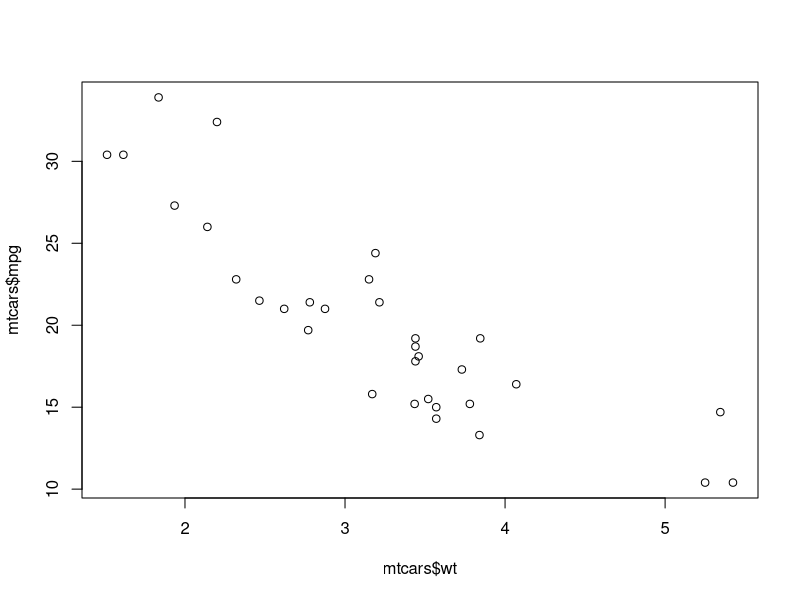
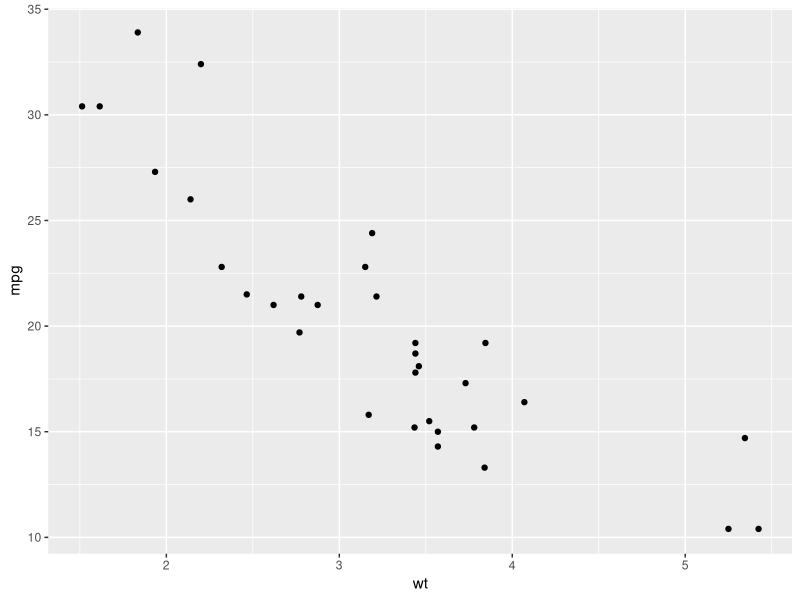
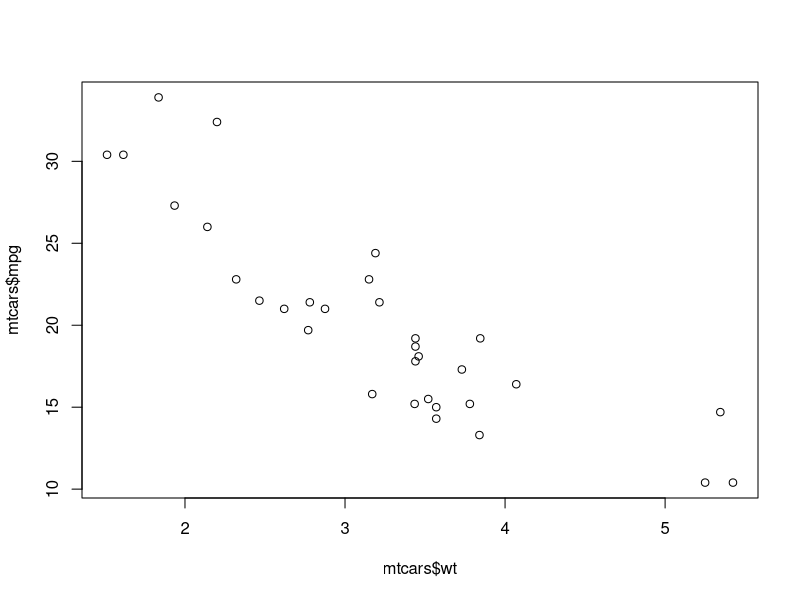
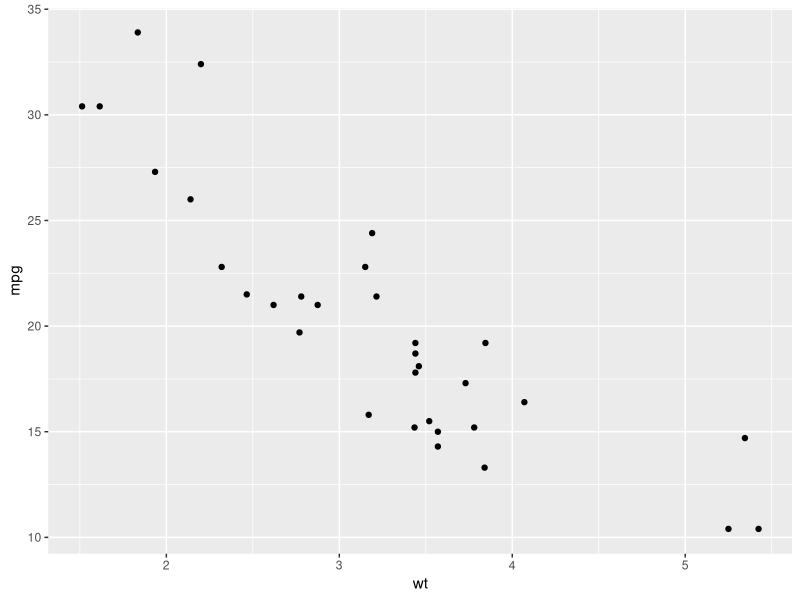

R code for these plots, in order:
## ---- chunk 1
library(ggplot2)
# width and height are in inches
pdf("myplot.pdf", width = 4, height = 4)

# Make plots
plot(mtcars$wt, mtcars$mpg)
print(ggplot(mtcars, aes(x = wt, y = mpg)) + geom_point())
plot(mtcars$wt, mtcars$mpg)
print(ggplot(mtcars, aes(x = wt, y = mpg)) + geom_point())
